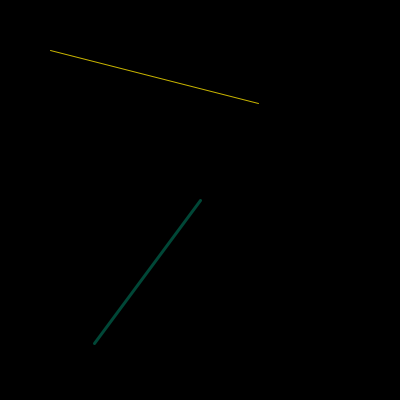
Frame 1 (no input)
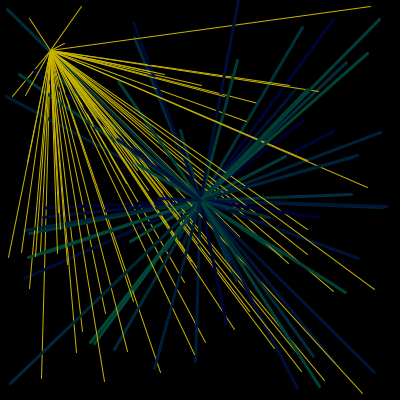
Frame 60 (the mouse pressed at the canvas centre just before this capture)
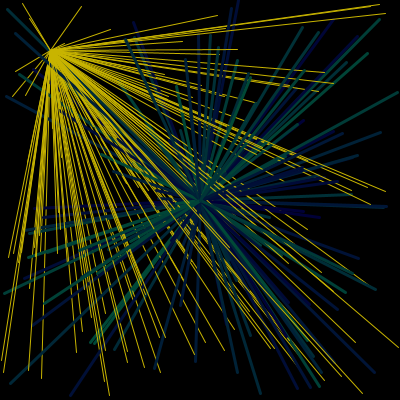
Frame 120 (the mouse held since frame 60 and released just before this capture)

The Processing sketch that drew these frames (run headless with seeded random() and noise(); from frame 60 on, the mouse is pressed at the canvas centre):

// Processing sketch: processing_38957
// ── processing_38957.pde

void setup(){
  size(400,400);
  background(0);
}
void draw() {
  stroke(200,180,random(0));
  smooth();
  strokeWeight(1);
  line(50,50, random(400), random(400));
  
  stroke(0,random(75),55);
  smooth();
  strokeWeight(3);
  line(200,200, random(400), random(400));
}
